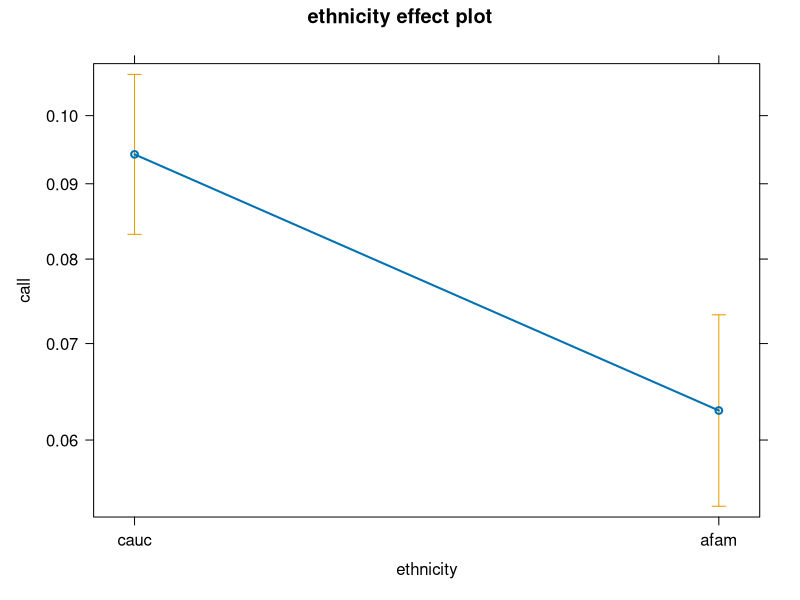
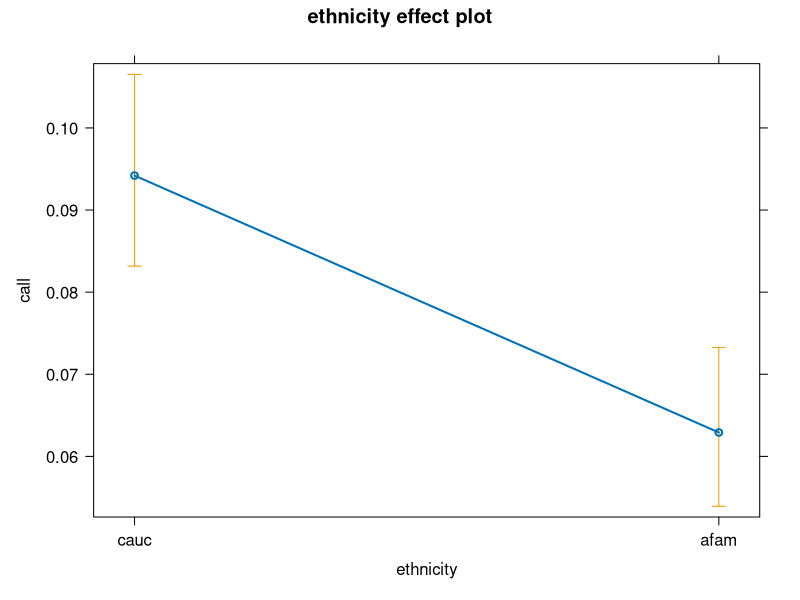

R code for these plots, in order:
####################
## Week 3 Homework answers
######################

library(AER)
data(ResumeNames)
help('ResumeNames')

str(ResumeNames)

xtabs(~ call, data = ResumeNames)
summary(ResumeNames)

mod1 <- glm(call ~ ethnicity + gender + quality, data = ResumeNames, family = binomial)
summary(mod1)

mod2 <- update(mod1, . ~ . + military)
summary(mod2)

mod3 <- update(mod2, . ~ . + industry) 
summary(mod3)

anova(mod2, mod3, test = 'LRT')
anova(mod2, mod3)

library(effects)
plot(Effect('ethnicity', mod3))

stp <- step(mod1, scope = ~ ethnicity + gender + quality + military + industry + jobs + experience + honors)
summary(stp)

plot(Effect('ethnicity', mod3), type = 'response')

stp2 <- step(mod1, scope = ~ gender + ethnicity + quality + city + jobs + experience + honors + volunteer + 
               military + holes + school + email + computer + special + college + minimum + equal + 
               wanted + requirements + reqexp + reqcomm + reqeduc + reqcomp + reqorg + industry, 
             direction = 'forward', trace = 0)

summary(stp2)
